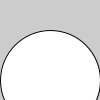
Frame 1 (no input)
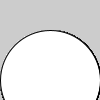
Frame 60 (the mouse pressed at the canvas centre just before this capture)
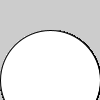
Frame 120 (the mouse held since frame 60 and released just before this capture)

The Processing sketch that drew these frames (run headless with seeded random() and noise(); from frame 60 on, the mouse is pressed at the canvas centre):

// Processing sketch: sketchellipse_190603av
// ── sketchellipse_190603av.pde

DrawDot dd1 = new DrawDot(50, 80);

void setup() { 
  size(100, 100);
} 
 
void draw() {
  dd1.display();
} 
 
class Dot { 
  int xpos, ypos;
} 

class DrawDot extends Dot {
  DrawDot(int x, int y) {
    xpos = x;
    ypos = y;
  }
  void display() {
    ellipse(xpos, ypos, 100, 100);
  }
}  
